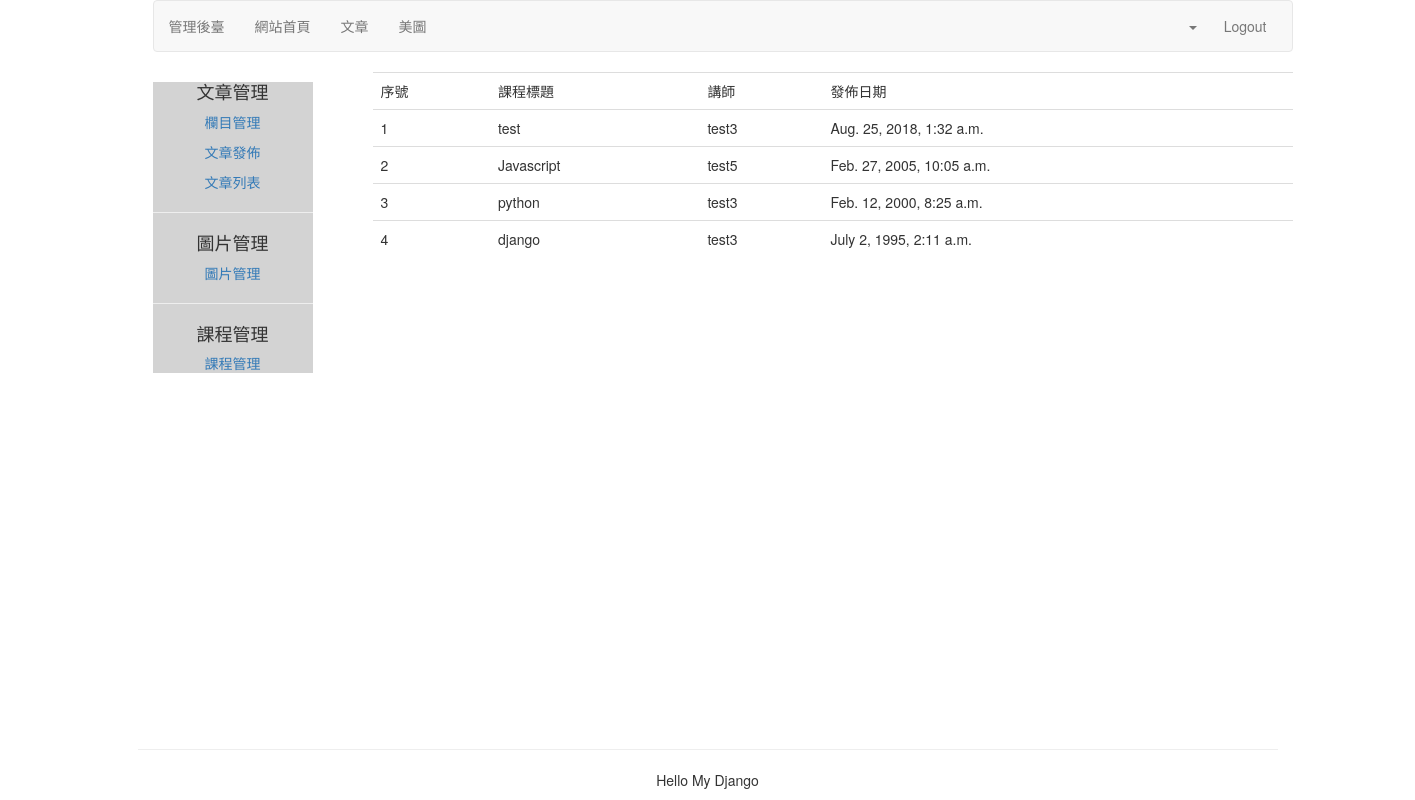
/course/course-list/, run on the app's committed database.
### course/models.py (models this page shows, shortened)
class Course(models.Model):
    user = models.ForeignKey(User,related_name='course_user')
    title = models.CharField(max_length = 200)
    slug = models.SlugField(max_length = 200,unique=True)
    overview = models.TextField()
    created = models.DateTimeField(auto_now_add=True)
    class Meta:
        ordering =  ('-created',)

### course/views.py (the view)
class CourseListView(ListView):
    model = Course
    context_object_name = 'courses'
    template_name = 'course/course_list.html'

### templates/course/course_list.html (shortened to what this page needs)
{% extends 'article/base.html' %}
{% load staticfiles %}
{% block content %}
<div class="container">
    <div class="col-md-10">
        <table class="table table-hover">
            <tr>
                <td>序號</td>
                <td>課程標題</td>
                <td>講師</td>
                <td>發佈日期</td>
            </tr>
            {% for course in courses %}
            <tr id="{{ forloop.counter }}">
                <td>{{ forloop.counter }}</td>
                <td>{{ course.title }}</td>
                <td>{{ course.user.username }}</td>
                <td>{{ course.created }}</td>
            </tr>
            {% endfor %}
        </table>
    </div>
</div>
{% endblock %}

### data on the page
Course: title "test", user.username "test3", created "Aug. 25, 2018, 1:32 a.m."
Course: title "Javascript", user.username "test5", created "Feb. 27, 2005, 10:05 a.m."
Course: title "python", user.username "test3", created "Feb. 12, 2000, 8:25 a.m."
Course: title "django", user.username "test3", created "July 2, 1995, 2:11 a.m."
